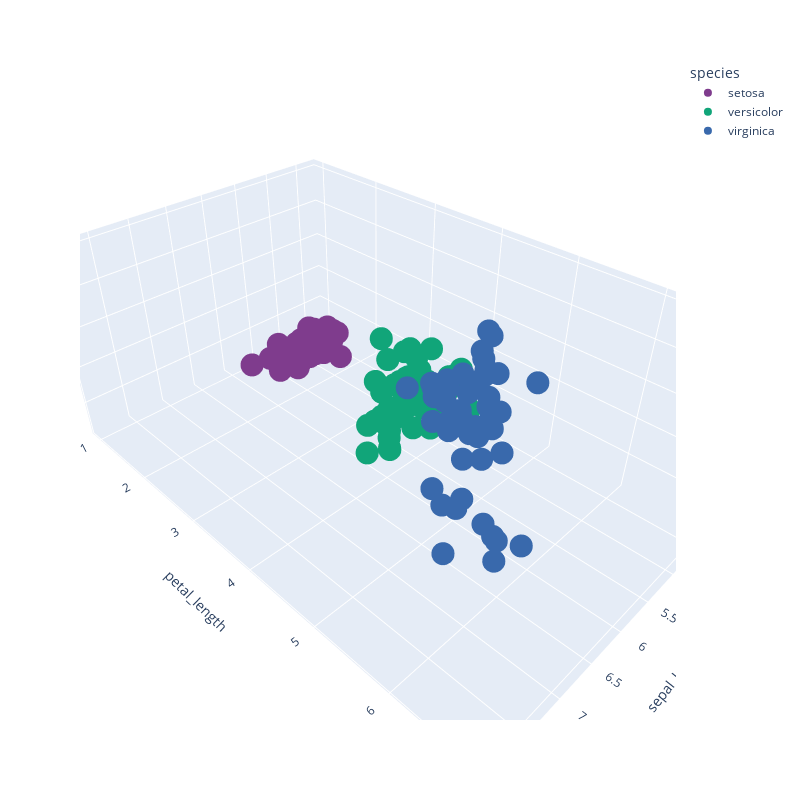

Notebook cell for this chart:
### Markdown cell above
1. 3D scatter plot

### Code cell
import plotly.express as px
fig = px.scatter_3d(Iris, x='sepal_length', y='petal_length', z='petal_width',
              color='species',color_discrete_sequence=px.colors.qualitative.Bold, width=800, height=800)
fig.show()

### Figure 1 — Plotly figure (JSON) as saved in the notebook; plotly's stock layout.template omitted (floating-point values rounded to 4 significant figures)
{"data": [{"hovertemplate": "species=setosa<br>sepal_length=%{x}<br>petal_length=%{y}<br>petal_width=%{z}<extra></extra>", "legendgroup": "setosa", "marker": {"color": "rgb(127, 60, 141)", "symbol": "circle"}, "mode": "markers", "name": "setosa", "scene": "scene", "showlegend": true, "type": "scatter3d", "x": [5.1, 4.9, 4.7, 4.6, 5, 5.4, 4.6, 5, 4.4, 4.9, 5.4, 4.8, 4.8, 4.3, 5.8, 5.7, 5.4, 5.1, 5.7, 5.1, 5.4, 5.1, 4.6, 5.1, 4.8, 5, 5, 5.2, 5.2, 4.7, 4.8, 5.4, 5.2, 5.5, 4.9, 5, 5.5, 4.9, 4.4, 5.1, 5, 4.5, 4.4, 5, 5.1, 4.8, 5.1, 4.6, 5.3, 5], "y": [1.4, 1.4, 1.3, 1.5, 1.4, 1.7, 1.4, 1.5, 1.4, 1.5, 1.5, 1.6, 1.4, 1.1, 1.2, 1.5, 1.3, 1.4, 1.7, 1.5, 1.7, 1.5, 1, 1.7, 1.9, 1.6, 1.6, 1.5, 1.4, 1.6, 1.6, 1.5, 1.5, 1.4, 1.5, 1.2, 1.3, 1.4, 1.3, 1.5, 1.3, 1.3, 1.3, 1.6, 1.9, 1.4, 1.6, 1.4, 1.5, 1.4], "z": [0.2, 0.2, 0.2, 0.2, 0.2, 0.4, 0.3, 0.2, 0.2, 0.1, 0.2, 0.2, 0.1, 0.1, 0.2, 0.4, 0.4, 0.3, 0.3, 0.3, 0.2, 0.4, 0.2, 0.5, 0.2, 0.2, 0.4, 0.2, 0.2, 0.2, 0.2, 0.4, 0.1, 0.2, 0.2, 0.2, 0.2, 0.1, 0.2, 0.2, 0.3, 0.3, 0.2, 0.6, 0.4, 0.3, 0.2, 0.2, 0.2, 0.2]}, {"hovertemplate": "species=versicolor<br>sepal_length=%{x}<br>petal_length=%{y}<br>petal_width=%{z}<extra></extra>", "legendgroup": "versicolor", "marker": {"color": "rgb(17, 165, 121)", "symbol": "circle"}, "mode": "markers", "name": "versicolor", "scene": "scene", "showlegend": true, "type": "scatter3d", "x": [7, 6.4, 6.9, 5.5, 6.5, 5.7, 6.3, 4.9, 6.6, 5.2, 5, 5.9, 6, 6.1, 5.6, 6.7, 5.6, 5.8, 6.2, 5.6, 5.9, 6.1, 6.3, 6.1, 6.4, 6.6, 6.8, 6.7, 6, 5.7, 5.5, 5.5, 5.8, 6, 5.4, 6, 6.7, 6.3, 5.6, 5.5, 5.5, 6.1, 5.8, 5, 5.6, 5.7, 5.7, 6.2, 5.1, 5.7], "y": [4.7, 4.5, 4.9, 4, 4.6, 4.5, 4.7, 3.3, 4.6, 3.9, 3.5, 4.2, 4, 4.7, 3.6, 4.4, 4.5, 4.1, 4.5, 3.9, 4.8, 4, 4.9, 4.7, 4.3, 4.4, 4.8, 5, 4.5, 3.5, 3.8, 3.7, 3.9, 5.1, 4.5, 4.5, 4.7, 4.4, 4.1, 4, 4.4, 4.6, 4, 3.3, 4.2, 4.2, 4.2, 4.3, 3, 4.1], "z": [1.4, 1.5, 1.5, 1.3, 1.5, 1.3, 1.6, 1, 1.3, 1.4, 1, 1.5, 1, 1.4, 1.3, 1.4, 1.5, 1, 1.5, 1.1, 1.8, 1.3, 1.5, 1.2, 1.3, 1.4, 1.4, 1.7, 1.5, 1, 1.1, 1, 1.2, 1.6, 1.5, 1.6, 1.5, 1.3, 1.3, 1.3, 1.2, 1.4, 1.2, 1, 1.3, 1.2, 1.3, 1.3, 1.1, 1.3]}, {"hovertemplate": "species=virginica<br>sepal_length=%{x}<br>petal_length=%{y}<br>petal_width=%{z}<extra></extra>", "legendgroup": "virginica", "marker": {"color": "rgb(57, 105, 172)", "symbol": "circle"}, "mode": "markers", "name": "virginica", "scene": "scene", "showlegend": true, "type": "scatter3d", "x": [6.3, 5.8, 7.1, 6.3, 6.5, 7.6, 4.9, 7.3, 6.7, 7.2, 6.5, 6.4, 6.8, 5.7, 5.8, 6.4, 6.5, 7.7, 7.7, 6, 6.9, 5.6, 7.7, 6.3, 6.7, 7.2, 6.2, 6.1, 6.4, 7.2, 7.4, 7.9, 6.4, 6.3, 6.1, 7.7, 6.3, 6.4, 6, 6.9, 6.7, 6.9, 6.8, 6.7, 6.7, 6.3, 6.5, 6.2, 5.9], "y": [6, 5.1, 5.9, 5.6, 5.8, 6.6, 4.5, 6.3, 5.8, 6.1, 5.1, 5.3, 5.5, 5, 5.1, 5.3, 5.5, 6.7, 6.9, 5, 5.7, 4.9, 6.7, 4.9, 5.7, 6, 4.8, 4.9, 5.6, 5.8, 6.1, 6.4, 5.6, 5.1, 5.6, 6.1, 5.6, 5.5, 4.8, 5.4, 5.6, 5.1, 5.9, 5.7, 5.2, 5, 5.2, 5.4, 5.1], "z": [2.5, 1.9, 2.1, 1.8, 2.2, 2.1, 1.7, 1.8, 1.8, 2.5, 2, 1.9, 2.1, 2, 2.4, 2.3, 1.8, 2.2, 2.3, 1.5, 2.3, 2, 2, 1.8, 2.1, 1.8, 1.8, 1.8, 2.1, 1.6, 1.9, 2, 2.2, 1.5, 1.4, 2.3, 2.4, 1.8, 1.8, 2.1, 2.4, 2.3, 2.3, 2.5, 2.3, 1.9, 2, 2.3, 1.8]}], "layout": {"height": 800, "legend": {"title": {"text": "species"}, "tracegroupgap": 0}, "margin": {"t": 60}, "scene": {"domain": {"x": [0, 1], "y": [0, 1]}, "xaxis": {"title": {"text": "sepal_length"}}, "yaxis": {"title": {"text": "petal_length"}}, "zaxis": {"title": {"text": "petal_width"}}}, "width": 800}}
